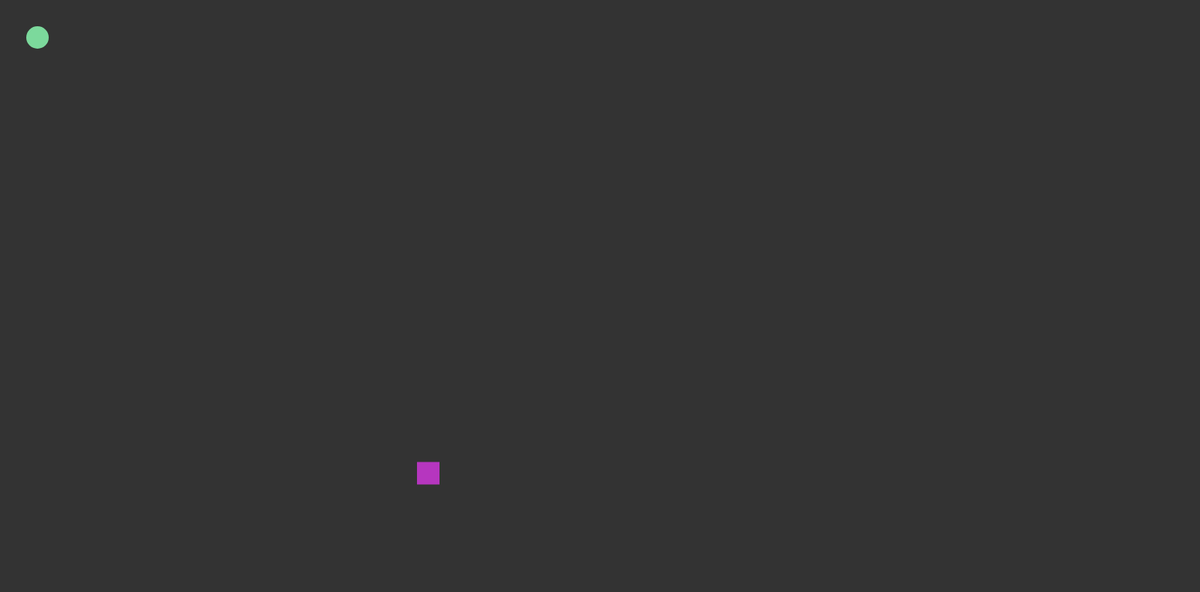
Frame 1 (no input)
Frame 60 (no input): identical to frame 1, image omitted
Frame 120 (the mouse pressed at the canvas centre since frame 60): identical to frame 1, image omitted

The p5.js sketch that drew this single still picture (run headless with seeded random() and noise() and a simulated clock; from frame 60 on, the mouse is pressed at the canvas centre):

// p5.js sketch
// ── sketch.js
var x;
var y;
var x2;
var y2;
var speed;
var gameOver = 0;
var rmone;
var rmt;
var rmt;
var rmx;
var rmy;
var done = 0;
var vect;
var UNO = 0;
var score = 0;
var music;

function setup () {
    //music = loadSong('MovingCircles.mp3');
  // song.play();
   x = 50;
    y = 50;
    speed = 5;
    createCanvas(1600, 790);
    rmx = 50;
    rmy = 80;
    
}
function draw() {
   
    
    vect = createVector(x-rmx, y-rmy);
    
        background(51);
    if (keyIsDown(UP_ARROW)) {
        y -= speed;
    }
    if (keyIsDown(DOWN_ARROW)) {
        y += speed;
    }
    if (keyIsDown(LEFT_ARROW)) {
        x -= speed;
    }
    if (keyIsDown(RIGHT_ARROW)) {
        x += speed;
    }
    fill(124, 217, 156);
    noStroke();
    ellipse(x, y, score*2+30, score*2+30);
    
    if(done == 0) {
       Obstacle();
        console.log("crée");
        done = 1;
    }
    fill(rmone, rmd, rmt);
   rect(rmx, rmy, 30, 30);
    
    if (x >= width || x <= 0 || y >= height || y <= 0) {
        gameOver = 1;
        
    }
    magn = vect.mag();
    if (UNO === 0) {
        magn = 200;
        UNO = 1;
    }
    if (magn <= 40) {
        Obstacle();
        console.log("Colision");
        score+=1;
        speed+=1;
        

    }
    /*do {
        obstacle = new Obstacle(rmx, rmy, rmone,rmt, rmt);
        done = 0;
        
    }
    while(done === 1) {
                obstacle = new Obstacle(rmx, rmy, rmone,rmt, rmt);
        console.log("step2");

    }*/
     if (keyIsDown(ENTER)) {
    stroke(0, 60, 255);
    strokeWeight(15);
    line(mouseX, mouseY, x, y);
     }
    if (x== rmx+30 || x==rmx-30 || y == rmy+300 || y == rmy-30) {
        gameOver = 1;
    }
    if (gameOver === 1) {
        createCanvas(200, 200);
    }
    
}

function Obstacle () {
      rmone = random(1, 255);
    rmd = random(1, 255);
    rmt = random(1, 255);
    rmx = random(30, 1550);
    rmy = random(30, 760);


  }
